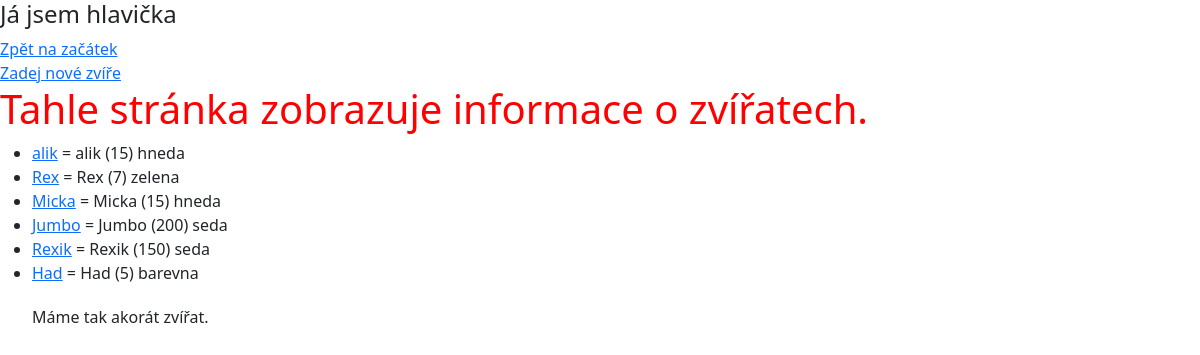
Before: /informace/ with the older database file.
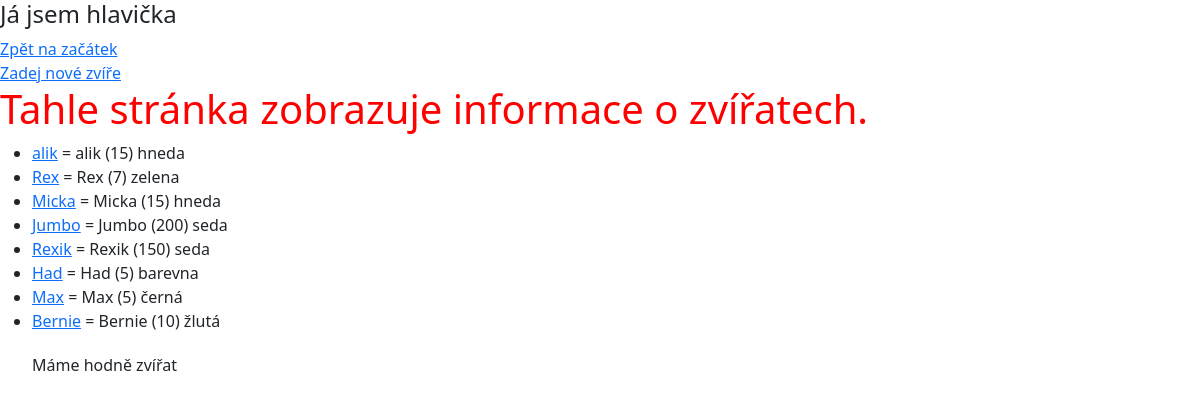
After: the same page with the newer database file.
### informace/models.py (models this page shows)
class Zvire(models.Model):
    jmeno = models.CharField(max_length=30)
    vaha = models.IntegerField()
    barva = models.CharField(max_length=20, default="")
    zije = models.BooleanField(null=True)
    class Meta:
        verbose_name_plural = "Zvirata"
    def __str__(self):
        return f"{self.jmeno} ({self.vaha}) {self.barva}"

### informace/views.py (the view)
# urls.py: path("", views.VypisZvirataView.as_view(), name="index"),
class VypisZvirataView(ListView):
    model = Zvire
    template_name = "informace/index.html"
    context_object_name = "zvirata"

### informace/templates/informace/index.html (shortened to what this page needs)
{% extends "base.html" %}
{% load static %}
{% block styling %}
    <link rel="stylesheet" href="{% static "informace/styly.css" %}">
{% endblock %}
{% block content %}
    {% include "informace/includes/header.html" %}
    <h1>Tahle stránka zobrazuje informace o zvířatech.</h1>
    <ul>
        {% for zvire in zvirata %}
            <li><a href="{% url "zvire_info" zvire.jmeno %}">{{ zvire.jmeno }}</a> = {{ zvire }}</li>
        {% endfor %}
        {% if zvirata|length > 7 %}
            <p>Máme hodně zvířat</p>
        {% elif zvirata|length >= 5 %}
            <p>Máme tak akorát zvířat.</p>
        {% else %}
            <p>Máme málo zvířat.</p>
        {% endif %}
    </ul>
{% endblock %}

Changed rows visible on the page:
added Zvire: jmeno "Max", jmeno+vaha+barva "Max (5) černá"
added Zvire: jmeno "Bernie", jmeno+vaha+barva "Bernie (10) žlutá"
Other visible differences:
text no longer shown: "Máme tak akorát zvířat."
text now shown: "Máme hodně zvířat"
